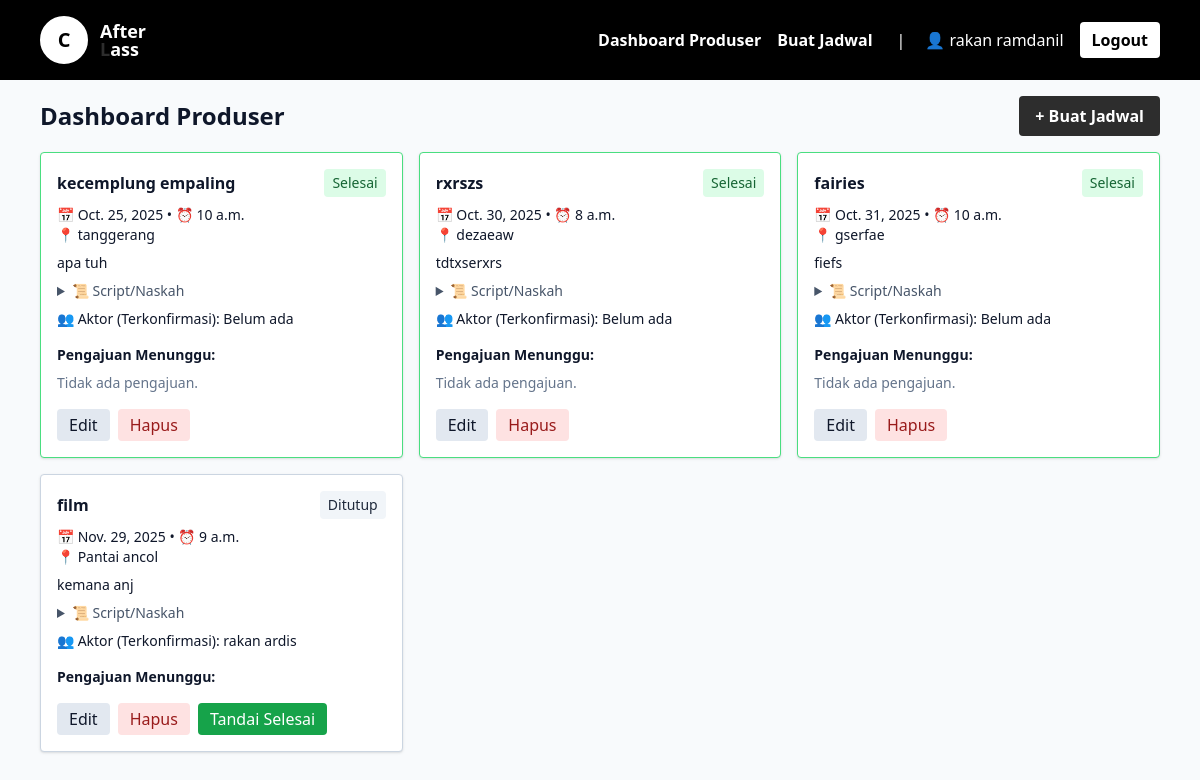
The app's page /producer/ (signed in) with its own data.
### schedule/models.py (models this page shows, shortened)
class User(AbstractUser):
    ROLE_CHOICES = [
        ('producer', 'Produser'),
        ('actor', 'Aktor'),
        ('editor', 'Editor'),
    ]
    role = models.CharField(max_length=20, choices=ROLE_CHOICES, default='actor')
    phone = models.CharField(max_length=30, blank=True)

class ShootingSchedule(models.Model):
    STATUS_CHOICES = [
        ('available', 'Tersedia'),
        ('closed', 'Ditutup'),
        ('completed', 'Selesai'),
    ]
    producer = models.ForeignKey(User, on_delete=models.CASCADE, related_name='produced_schedules')
    title = models.CharField(max_length=200)
    date = models.DateField()
    time = models.TimeField()
    location = models.CharField(max_length=200)
    description = models.TextField(blank=True)
    script = models.TextField(blank=True)
    status = models.CharField(max_length=20, choices=STATUS_CHOICES, default='available')
    created_at = models.DateTimeField(auto_now_add=True)
    updated_at = models.DateTimeField(auto_now=True)
    class Meta:
        ordering = ['date', 'time']
    def get_confirmed_actors(self) -> List[User]:
        return [app.actor for app in self.applications.filter(status='confirmed')]
    def get_actors_list(self) -> str:
        return ", ".join(actor.get_full_name() or actor.username for actor in self.get_confirmed_actors())

class ScheduleApplication(models.Model):
    STATUS_CHOICES = [
        ('pending', 'Menunggu Konfirmasi'),
        ('confirmed', 'Terkonfirmasi'),
        ('rejected', 'Ditolak'),
    ]
    schedule = models.ForeignKey(ShootingSchedule, on_delete=models.CASCADE, related_name='applications')
    actor = models.ForeignKey(User, on_delete=models.CASCADE, related_name='applications')
    status = models.CharField(max_length=16, choices=STATUS_CHOICES, default='pending')
    submitted_at = models.DateTimeField(auto_now_add=True)
    responded_at = models.DateTimeField(null=True, blank=True)
    class Meta:
        unique_together = (('schedule', 'actor'),)
        ordering = ['-submitted_at']

### schedule/views.py (the view)
# urls.py: path('producer/', views.producer_dashboard, name='producer_dashboard'),
@login_required
def producer_dashboard(request: HttpRequest) -> HttpResponse:
    user: User = request.user  # type: ignore
    if user.role != 'producer':
        return HttpResponseForbidden('Hanya produser yang dapat mengakses halaman ini.')
    schedules = (
        ShootingSchedule.objects
        .filter(producer=user)
        .order_by('date', 'time')
        .prefetch_related('applications__actor')
    )
    tomorrow = timezone.localdate() + timezone.timedelta(days=1)
    reminders = []
    for s in schedules:
        if s.date == tomorrow and any(app.status == 'confirmed' for app in s.applications.all()):
            reminders.append(s)
    return render(request, 'schedule/producer_dashboard.html', {
        'schedules': schedules,
        'reminders': reminders,
    })

### schedule/templates/schedule/producer_dashboard.html (shortened to what this page needs)
{% extends 'schedule/base.html' %}
{% block content %}
<div class="flex items-center justify-between mb-4">
  <h1 class="text-2xl font-semibold">Dashboard Produser</h1>
  <a href="{% url 'create_schedule' %}" class="px-4 py-2 rounded text-white bg-charcoal font-bold hover:bg-charcoal-light transition">+ Buat Jadwal</a>
</div>
<div class="grid md:grid-cols-2 lg:grid-cols-3 gap-4">
  {% for s in schedules %}
  <div class="bg-white rounded shadow hover:shadow-md border {% if s.status == 'completed' %}border-green-400{% elif s.status == 'closed' %}border-slate-300{% else %}border-slate-200{% endif %}">
    <div class="p-4">
      <div class="flex items-center justify-between">
        <h2 class="font-semibold">{{ s.title }}</h2>
        <span class="text-sm px-2 py-1 rounded {% if s.status == 'completed' %}bg-green-100 text-green-800{% elif s.status == 'closed' %}bg-slate-100 text-slate-800{% else %}bg-slate-100 text-slate-800{% endif %}">
          {{ s.get_status_display }}
        </span>
      </div>
      <div class="mt-2 text-sm">📅 {{ s.date }} • ⏰ {{ s.time }}</div>
      <div class="text-sm">📍 {{ s.location }}</div>
      {% if s.description %}<p class="mt-2 text-sm">{{ s.description }}</p>{% endif %}
      <details class="mt-2">
        <summary class="text-sm text-slate-600 cursor-pointer">📜 Script/Naskah</summary>
      </details>
      <div class="mt-2 text-sm">👥 Aktor (Terkonfirmasi): {{ s.get_actors_list|default:'Belum ada' }}</div>
      <div class="mt-4 space-y-2">
        <div class="text-sm font-semibold">Pengajuan Menunggu:</div>
        {% with pending_list=s.applications.all %}
          {% if pending_list %}
            {% for app in pending_list %}
              {% if app.status == 'pending' %}
              <div class="flex items-center justify-between bg-slate-50 px-3 py-2 rounded border">
                <div>
                  <div class="font-medium">{{ app.actor.get_full_name|default:app.actor.username }}</div>
                  <div class="text-xs text-slate-500">Diajukan: {{ app.submitted_at|date:"Y-m-d H:i" }}</div>
                </div>
                <div class="flex items-center gap-2">
                  <form method="post" action="{% url 'approve_application' app.id %}">
                    {% csrf_token %}
                    <button class="px-2 py-1 rounded bg-green-600 text-white text-sm" type="submit">Terima</button>
                  </form>
                  <form method="post" action="{% url 'reject_application' app.id %}">
                    {% csrf_token %}
                    <button class="px-2 py-1 rounded bg-red-600 text-white text-sm" type="submit">Tolak</button>
                  </form>
                </div>
              </div>
              {% endif %}
            {% endfor %}
          {% else %}
            <div class="text-sm text-slate-500">Tidak ada pengajuan.</div>
          {% endif %}
        {% endwith %}
      </div>
      <div class="mt-4 flex gap-2">
        <a class="px-3 py-1 rounded bg-slate-200" href="{% url 'edit_schedule' s.id %}">Edit</a>
        <a class="px-3 py-1 rounded bg-red-100 text-red-800" href="{% url 'delete_schedule' s.id %}">Hapus</a>
        {% if s.status != 'completed' %}
          <a class="px-3 py-1 rounded bg-green-600 text-white" href="{% url 'complete_schedule' s.id %}">Tandai Selesai</a>
        {% endif %}
      </div>
    </div>
  </div>
  {% empty %}
    <p>Tidak ada jadwal.</p>
  {% endfor %}
</div>
{% endblock %}

### schedule/templates/schedule/base.html (shortened to what this page needs)
<!doctype html>
<html lang="id">
<head>
  <script src="https://cdn.tailwindcss.com"></script>
</head>
<body class="bg-slate-50 text-slate-900">
  <nav class="bg-black text-white">
    <div class="max-w-6xl mx-auto px-4 py-4 flex items-center justify-between">
      <div class="flex items-center gap-3">
        <div class="w-12 h-12 rounded-full border-4 border-white bg-white flex items-center justify-center">
          <div class="text-black font-black text-xl">C</div>
        </div>
        <div class="flex flex-col">
          <span class="font-black text-lg leading-tight">After</span>
          <span class="font-black text-lg leading-tight -mt-1">
            <span class="text-charcoal">L</span>ass
          </span>
        </div>
      </div>
      <div class="flex items-center gap-4">
        {% if request.user.is_authenticated %}
          {% if request.user.role == 'producer' %}
            <a class="hover:underline font-semibold" href="{% url 'producer_dashboard' %}">Dashboard Produser</a>
            <a class="hover:underline font-semibold" href="{% url 'create_schedule' %}">Buat Jadwal</a>
          {% elif request.user.role == 'editor' %}
            <a class="hover:underline font-semibold" href="{% url 'editor_dashboard' %}">Dashboard Editor</a>
          {% elif request.user.role == 'actor' %}
            <a class="hover:underline font-semibold" href="{% url 'actor_my_schedules' %}">Jadwal Saya</a>
            <a class="hover:underline font-semibold" href="{% url 'actor_available_schedules' %}">Semua Jadwal</a>
          {% endif %}
          <span class="ml-2">|</span>
          <span class="ml-1">👤 {{ request.user.get_full_name|default:request.user.username }}</span>
          <a href="{% url 'logout' %}" class="px-3 py-1.5 rounded bg-white text-black font-bold hover:bg-slate-200 transition">Logout</a>
        {% endif %}
      </div>
    </div>
  </nav>
  <div class="max-w-6xl mx-auto p-4">
    {% block content %}{% endblock %}
  </div>
</body>
</html>

### records on screen
User: user.get_full_name "rakan ramdanil"
ShootingSchedule: title "kecemplung empaling", status "Selesai", date "Oct. 25, 2025", time "10 a.m.", location "tanggerang", description "apa tuh", get_actors_list "Belum ada", shows "Tidak ada pengajuan."
ShootingSchedule: title "rxrszs", status "Selesai", date "Oct. 30, 2025", time "8 a.m.", location "dezaeaw", description "tdtxserxrs", get_actors_list "Belum ada", shows "Tidak ada pengajuan."
ShootingSchedule: title "fairies", status "Selesai", date "Oct. 31, 2025", time "10 a.m.", location "gserfae", description "fiefs", get_actors_list "Belum ada", shows "Tidak ada pengajuan."
ShootingSchedule: title "film", status "Ditutup", date "Nov. 29, 2025", time "9 a.m.", location "Pantai ancol", description "kemana anj", get_actors_list "rakan ardis", shows "Tandai Selesai"
